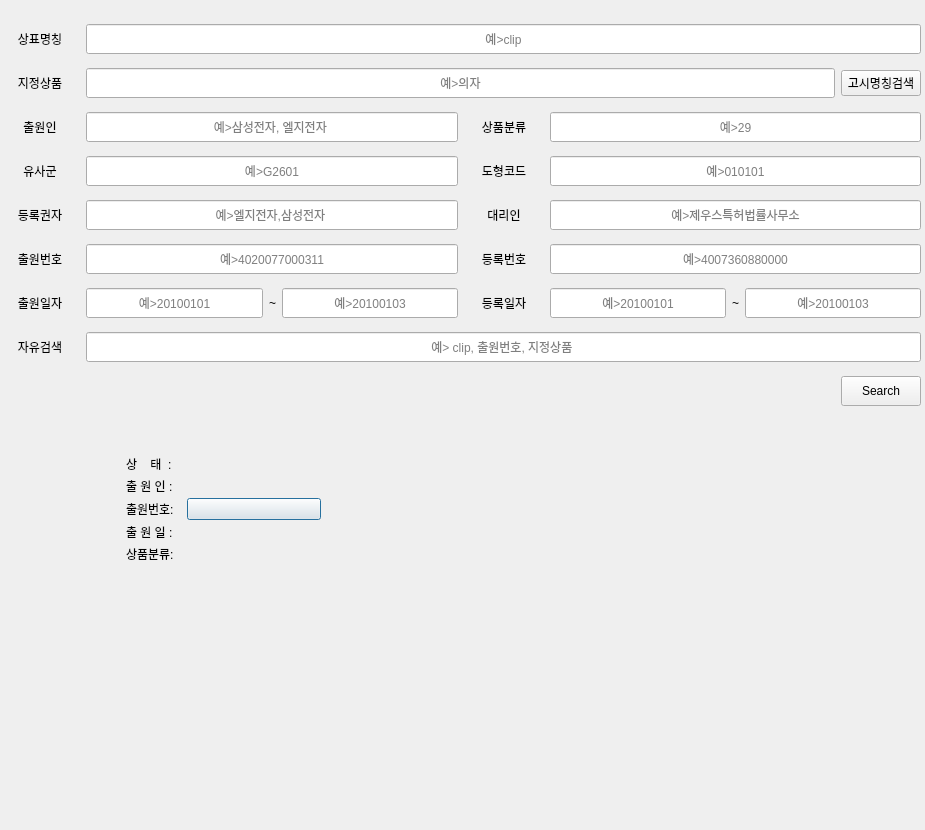
<?xml version="1.0" encoding="UTF-8"?>
<ui version="4.0">
 <class>Dialog</class>
 <widget class="QDialog" name="Dialog">
  <property name="geometry">
   <rect>
    <x>0</x>
    <y>0</y>
    <width>925</width>
    <height>830</height>
   </rect>
  </property>
  <property name="windowTitle">
   <string>Mark Search</string>
  </property>
  <widget class="QWidget" name="layoutWidget_10">
   <property name="geometry">
    <rect>
     <x>0</x>
     <y>430</y>
     <width>321</width>
     <height>135</height>
    </rect>
   </property>
   <layout class="QHBoxLayout" name="horizontalLayout_42">
    <item>
     <widget class="QLabel" name="lb_img">
      <property name="maximumSize">
       <size>
        <width>120</width>
        <height>120</height>
       </size>
      </property>
      <property name="text">
       <string/>
      </property>
     </widget>
    </item>
    <item>
     <layout class="QVBoxLayout" name="verticalLayout_3">
      <property name="spacing">
       <number>1</number>
      </property>
      <item>
       <layout class="QHBoxLayout" name="horizontalLayout_43">
        <item>
         <widget class="QLabel" name="lb_indexno">
          <property name="maximumSize">
           <size>
            <width>60</width>
            <height>16777215</height>
           </size>
          </property>
          <property name="text">
           <string/>
          </property>
          <property name="alignment">
           <set>Qt::AlignLeading|Qt::AlignLeft|Qt::AlignVCenter</set>
          </property>
         </widget>
        </item>
        <item>
         <widget class="QLabel" name="lb_title">
          <property name="text">
           <string/>
          </property>
          <property name="alignment">
           <set>Qt::AlignLeading|Qt::AlignLeft|Qt::AlignVCenter</set>
          </property>
         </widget>
        </item>
       </layout>
      </item>
      <item>
       <layout class="QHBoxLayout" name="horizontalLayout_48">
        <item>
         <widget class="QLabel" name="label_35">
          <property name="maximumSize">
           <size>
            <width>60</width>
            <height>16777215</height>
           </size>
          </property>
          <property name="text">
           <string>상    태  :</string>
          </property>
          <property name="alignment">
           <set>Qt::AlignLeading|Qt::AlignLeft|Qt::AlignVCenter</set>
          </property>
         </widget>
        </item>
        <item>
         <widget class="QLabel" name="lb_applicationstatus">
          <property name="text">
           <string/>
          </property>
         </widget>
        </item>
       </layout>
      </item>
      <item>
       <layout class="QHBoxLayout" name="horizontalLayout_44">
        <item>
         <widget class="QLabel" name="label_34">
          <property name="maximumSize">
           <size>
            <width>60</width>
            <height>16777215</height>
           </size>
          </property>
          <property name="text">
           <string>출 원 인 :</string>
          </property>
          <property name="alignment">
           <set>Qt::AlignLeading|Qt::AlignLeft|Qt::AlignVCenter</set>
          </property>
         </widget>
        </item>
        <item>
         <widget class="QLabel" name="lb_applicantName">
          <property name="text">
           <string/>
          </property>
         </widget>
        </item>
       </layout>
      </item>
      <item>
       <layout class="QHBoxLayout" name="horizontalLayout_45">
        <item>
         <widget class="QLabel" name="label_36">
          <property name="maximumSize">
           <size>
            <width>60</width>
            <height>16777215</height>
           </size>
          </property>
          <property name="text">
           <string>출원번호:</string>
          </property>
          <property name="alignment">
           <set>Qt::AlignLeading|Qt::AlignLeft|Qt::AlignVCenter</set>
          </property>
         </widget>
        </item>
        <item>
         <widget class="QPushButton" name="btn_applicationnumber">
          <property name="text">
           <string/>
          </property>
         </widget>
        </item>
       </layout>
      </item>
      <item>
       <layout class="QHBoxLayout" name="horizontalLayout_46">
        <item>
         <widget class="QLabel" name="label_40">
          <property name="maximumSize">
           <size>
            <width>60</width>
            <height>16777215</height>
           </size>
          </property>
          <property name="text">
           <string>출 원 일 :</string>
          </property>
          <property name="alignment">
           <set>Qt::AlignLeading|Qt::AlignLeft|Qt::AlignVCenter</set>
          </property>
         </widget>
        </item>
        <item>
         <widget class="QLabel" name="lb_applicationDate">
          <property name="text">
           <string/>
          </property>
         </widget>
        </item>
       </layout>
      </item>
      <item>
       <layout class="QHBoxLayout" name="horizontalLayout_47">
        <item>
         <widget class="QLabel" name="label_42">
          <property name="maximumSize">
           <size>
            <width>60</width>
            <height>16777215</height>
           </size>
          </property>
          <property name="text">
           <string>상품분류:</string>
          </property>
          <property name="alignment">
           <set>Qt::AlignLeading|Qt::AlignLeft|Qt::AlignVCenter</set>
          </property>
         </widget>
        </item>
        <item>
         <widget class="QLabel" name="lb_classificationCode">
          <property name="text">
           <string/>
          </property>
         </widget>
        </item>
       </layout>
      </item>
     </layout>
    </item>
   </layout>
  </widget>
  <widget class="QWidget" name="layoutWidget">
   <property name="geometry">
    <rect>
     <x>0</x>
     <y>16</y>
     <width>921</width>
     <height>400</height>
    </rect>
   </property>
   <layout class="QVBoxLayout" name="verticalLayout">
    <item>
     <layout class="QHBoxLayout" name="horizontalLayout_2">
      <item>
       <widget class="QLabel" name="label">
        <property name="minimumSize">
         <size>
          <width>80</width>
          <height>30</height>
         </size>
        </property>
        <property name="baseSize">
         <size>
          <width>0</width>
          <height>0</height>
         </size>
        </property>
        <property name="tabletTracking">
         <bool>false</bool>
        </property>
        <property name="text">
         <string>상표명칭</string>
        </property>
        <property name="alignment">
         <set>Qt::AlignCenter</set>
        </property>
        <property name="margin">
         <number>1</number>
        </property>
       </widget>
      </item>
      <item>
       <widget class="QLineEdit" name="le_trademarkName">
        <property name="minimumSize">
         <size>
          <width>30</width>
          <height>30</height>
         </size>
        </property>
        <property name="text">
         <string/>
        </property>
        <property name="alignment">
         <set>Qt::AlignCenter</set>
        </property>
        <property name="placeholderText">
         <string>예&gt;clip</string>
        </property>
       </widget>
      </item>
     </layout>
    </item>
    <item>
     <layout class="QHBoxLayout" name="horizontalLayout_4">
      <item>
       <widget class="QLabel" name="label_5">
        <property name="minimumSize">
         <size>
          <width>80</width>
          <height>30</height>
         </size>
        </property>
        <property name="baseSize">
         <size>
          <width>0</width>
          <height>0</height>
         </size>
        </property>
        <property name="tabletTracking">
         <bool>false</bool>
        </property>
        <property name="text">
         <string>지정상품</string>
        </property>
        <property name="alignment">
         <set>Qt::AlignCenter</set>
        </property>
       </widget>
      </item>
      <item>
       <widget class="QLineEdit" name="le_asignProduct">
        <property name="minimumSize">
         <size>
          <width>30</width>
          <height>30</height>
         </size>
        </property>
        <property name="alignment">
         <set>Qt::AlignCenter</set>
        </property>
        <property name="placeholderText">
         <string>예&gt;의자</string>
        </property>
       </widget>
      </item>
      <item>
       <widget class="QPushButton" name="btn_asignProduct">
        <property name="text">
         <string>고시명칭검색</string>
        </property>
       </widget>
      </item>
     </layout>
    </item>
    <item>
     <layout class="QHBoxLayout" name="horizontalLayout_15">
      <item>
       <layout class="QHBoxLayout" name="horizontalLayout_9">
        <item>
         <widget class="QLabel" name="label_12">
          <property name="minimumSize">
           <size>
            <width>80</width>
            <height>30</height>
           </size>
          </property>
          <property name="baseSize">
           <size>
            <width>0</width>
            <height>0</height>
           </size>
          </property>
          <property name="tabletTracking">
           <bool>false</bool>
          </property>
          <property name="text">
           <string>출원인</string>
          </property>
          <property name="alignment">
           <set>Qt::AlignCenter</set>
          </property>
         </widget>
        </item>
        <item>
         <widget class="QLineEdit" name="le_applicantName">
          <property name="minimumSize">
           <size>
            <width>30</width>
            <height>30</height>
           </size>
          </property>
          <property name="alignment">
           <set>Qt::AlignCenter</set>
          </property>
          <property name="placeholderText">
           <string>예&gt;삼성전자, 엘지전자 </string>
          </property>
         </widget>
        </item>
       </layout>
      </item>
      <item>
       <layout class="QHBoxLayout" name="horizontalLayout_3">
        <item>
         <widget class="QLabel" name="label_4">
          <property name="minimumSize">
           <size>
            <width>80</width>
            <height>30</height>
           </size>
          </property>
          <property name="baseSize">
           <size>
            <width>0</width>
            <height>0</height>
           </size>
          </property>
          <property name="tabletTracking">
           <bool>false</bool>
          </property>
          <property name="text">
           <string>상품분류</string>
          </property>
          <property name="alignment">
           <set>Qt::AlignCenter</set>
          </property>
         </widget>
        </item>
        <item>
         <widget class="QLineEdit" name="le_classification">
          <property name="minimumSize">
           <size>
            <width>30</width>
            <height>30</height>
           </size>
          </property>
          <property name="alignment">
           <set>Qt::AlignCenter</set>
          </property>
          <property name="placeholderText">
           <string>예&gt;29</string>
          </property>
         </widget>
        </item>
       </layout>
      </item>
     </layout>
    </item>
    <item>
     <layout class="QHBoxLayout" name="horizontalLayout_33">
      <item>
       <layout class="QHBoxLayout" name="horizontalLayout">
        <item>
         <widget class="QLabel" name="label_3">
          <property name="minimumSize">
           <size>
            <width>80</width>
            <height>30</height>
           </size>
          </property>
          <property name="baseSize">
           <size>
            <width>0</width>
            <height>0</height>
           </size>
          </property>
          <property name="tabletTracking">
           <bool>false</bool>
          </property>
          <property name="text">
           <string>유사군</string>
          </property>
          <property name="alignment">
           <set>Qt::AlignCenter</set>
          </property>
         </widget>
        </item>
        <item>
         <widget class="QLineEdit" name="le_similarityCode">
          <property name="minimumSize">
           <size>
            <width>30</width>
            <height>30</height>
           </size>
          </property>
          <property name="alignment">
           <set>Qt::AlignCenter</set>
          </property>
          <property name="placeholderText">
           <string>예&gt;G2601</string>
          </property>
         </widget>
        </item>
       </layout>
      </item>
      <item>
       <layout class="QHBoxLayout" name="horizontalLayout_35">
        <item>
         <widget class="QLabel" name="label_28">
          <property name="minimumSize">
           <size>
            <width>80</width>
            <height>30</height>
           </size>
          </property>
          <property name="baseSize">
           <size>
            <width>0</width>
            <height>0</height>
           </size>
          </property>
          <property name="tabletTracking">
           <bool>false</bool>
          </property>
          <property name="text">
           <string>도형코드</string>
          </property>
          <property name="alignment">
           <set>Qt::AlignCenter</set>
          </property>
         </widget>
        </item>
        <item>
         <widget class="QLineEdit" name="le_viennaCode">
          <property name="minimumSize">
           <size>
            <width>30</width>
            <height>30</height>
           </size>
          </property>
          <property name="alignment">
           <set>Qt::AlignCenter</set>
          </property>
          <property name="placeholderText">
           <string>예&gt;010101</string>
          </property>
         </widget>
        </item>
       </layout>
      </item>
     </layout>
    </item>
    <item>
     <layout class="QHBoxLayout" name="horizontalLayout_36">
      <item>
       <layout class="QHBoxLayout" name="horizontalLayout_11">
        <item>
         <widget class="QLabel" name="label_14">
          <property name="minimumSize">
           <size>
            <width>80</width>
            <height>30</height>
           </size>
          </property>
          <property name="baseSize">
           <size>
            <width>0</width>
            <height>0</height>
           </size>
          </property>
          <property name="tabletTracking">
           <bool>false</bool>
          </property>
          <property name="text">
           <string>등록권자</string>
          </property>
          <property name="alignment">
           <set>Qt::AlignCenter</set>
          </property>
         </widget>
        </item>
        <item>
         <widget class="QLineEdit" name="le_regPrivilegeName">
          <property name="minimumSize">
           <size>
            <width>30</width>
            <height>30</height>
           </size>
          </property>
          <property name="alignment">
           <set>Qt::AlignCenter</set>
          </property>
          <property name="placeholderText">
           <string>예&gt;엘지전자,삼성전자 </string>
          </property>
         </widget>
        </item>
       </layout>
      </item>
      <item>
       <layout class="QHBoxLayout" name="horizontalLayout_10">
        <item>
         <widget class="QLabel" name="label_13">
          <property name="minimumSize">
           <size>
            <width>80</width>
            <height>30</height>
           </size>
          </property>
          <property name="baseSize">
           <size>
            <width>0</width>
            <height>0</height>
           </size>
          </property>
          <property name="tabletTracking">
           <bool>false</bool>
          </property>
          <property name="text">
           <string>대리인</string>
          </property>
          <property name="alignment">
           <set>Qt::AlignCenter</set>
          </property>
         </widget>
        </item>
        <item>
         <widget class="QLineEdit" name="le_agentName">
          <property name="minimumSize">
           <size>
            <width>30</width>
            <height>30</height>
           </size>
          </property>
          <property name="alignment">
           <set>Qt::AlignCenter</set>
          </property>
          <property name="placeholderText">
           <string>예&gt;제우스특허법률사무소</string>
          </property>
         </widget>
        </item>
       </layout>
      </item>
     </layout>
    </item>
    <item>
     <layout class="QHBoxLayout" name="horizontalLayout_13">
      <item>
       <layout class="QHBoxLayout" name="horizontalLayout_5">
        <item>
         <widget class="QLabel" name="label_6">
          <property name="minimumSize">
           <size>
            <width>80</width>
            <height>30</height>
           </size>
          </property>
          <property name="baseSize">
           <size>
            <width>0</width>
            <height>0</height>
           </size>
          </property>
          <property name="tabletTracking">
           <bool>false</bool>
          </property>
          <property name="text">
           <string>출원번호</string>
          </property>
          <property name="alignment">
           <set>Qt::AlignCenter</set>
          </property>
         </widget>
        </item>
        <item>
         <widget class="QLineEdit" name="le_applicationNumber">
          <property name="minimumSize">
           <size>
            <width>30</width>
            <height>30</height>
           </size>
          </property>
          <property name="alignment">
           <set>Qt::AlignCenter</set>
          </property>
          <property name="placeholderText">
           <string>예&gt;4020077000311</string>
          </property>
         </widget>
        </item>
       </layout>
      </item>
      <item>
       <layout class="QHBoxLayout" name="horizontalLayout_6">
        <item>
         <widget class="QLabel" name="label_7">
          <property name="minimumSize">
           <size>
            <width>80</width>
            <height>30</height>
           </size>
          </property>
          <property name="baseSize">
           <size>
            <width>0</width>
            <height>0</height>
           </size>
          </property>
          <property name="tabletTracking">
           <bool>false</bool>
          </property>
          <property name="text">
           <string>등록번호</string>
          </property>
          <property name="alignment">
           <set>Qt::AlignCenter</set>
          </property>
         </widget>
        </item>
        <item>
         <widget class="QLineEdit" name="le_registerNumber">
          <property name="minimumSize">
           <size>
            <width>30</width>
            <height>30</height>
           </size>
          </property>
          <property name="alignment">
           <set>Qt::AlignCenter</set>
          </property>
          <property name="placeholderText">
           <string>예&gt;4007360880000</string>
          </property>
         </widget>
        </item>
       </layout>
      </item>
     </layout>
    </item>
    <item>
     <layout class="QHBoxLayout" name="horizontalLayout_14">
      <item>
       <layout class="QHBoxLayout" name="horizontalLayout_7">
        <item>
         <widget class="QLabel" name="label_8">
          <property name="minimumSize">
           <size>
            <width>80</width>
            <height>30</height>
           </size>
          </property>
          <property name="baseSize">
           <size>
            <width>0</width>
            <height>0</height>
           </size>
          </property>
          <property name="tabletTracking">
           <bool>false</bool>
          </property>
          <property name="text">
           <string>출원일자</string>
          </property>
          <property name="alignment">
           <set>Qt::AlignCenter</set>
          </property>
         </widget>
        </item>
        <item>
         <widget class="QLineEdit" name="le_left_applicationDate">
          <property name="minimumSize">
           <size>
            <width>30</width>
            <height>30</height>
           </size>
          </property>
          <property name="text">
           <string/>
          </property>
          <property name="alignment">
           <set>Qt::AlignCenter</set>
          </property>
          <property name="placeholderText">
           <string>예&gt;20100101</string>
          </property>
         </widget>
        </item>
        <item>
         <widget class="QLabel" name="label_2">
          <property name="text">
           <string>~</string>
          </property>
         </widget>
        </item>
        <item>
         <widget class="QLineEdit" name="le_right_applicationDate">
          <property name="minimumSize">
           <size>
            <width>30</width>
            <height>30</height>
           </size>
          </property>
          <property name="text">
           <string/>
          </property>
          <property name="alignment">
           <set>Qt::AlignCenter</set>
          </property>
          <property name="placeholderText">
           <string>예&gt;20100103</string>
          </property>
         </widget>
        </item>
       </layout>
      </item>
      <item>
       <layout class="QHBoxLayout" name="horizontalLayout_8">
        <item>
         <widget class="QLabel" name="label_9">
          <property name="minimumSize">
           <size>
            <width>80</width>
            <height>30</height>
           </size>
          </property>
          <property name="baseSize">
           <size>
            <width>0</width>
            <height>0</height>
           </size>
          </property>
          <property name="tabletTracking">
           <bool>false</bool>
          </property>
          <property name="text">
           <string>등록일자</string>
          </property>
          <property name="alignment">
           <set>Qt::AlignCenter</set>
          </property>
         </widget>
        </item>
        <item>
         <widget class="QLineEdit" name="le_left_registerDate">
          <property name="minimumSize">
           <size>
            <width>30</width>
            <height>30</height>
           </size>
          </property>
          <property name="text">
           <string/>
          </property>
          <property name="alignment">
           <set>Qt::AlignCenter</set>
          </property>
          <property name="placeholderText">
           <string>예&gt;20100101</string>
          </property>
         </widget>
        </item>
        <item>
         <widget class="QLabel" name="label_10">
          <property name="text">
           <string>~</string>
          </property>
         </widget>
        </item>
        <item>
         <widget class="QLineEdit" name="le_right_registerDate">
          <property name="minimumSize">
           <size>
            <width>30</width>
            <height>30</height>
           </size>
          </property>
          <property name="text">
           <string/>
          </property>
          <property name="alignment">
           <set>Qt::AlignCenter</set>
          </property>
          <property name="placeholderText">
           <string>예&gt;20100103</string>
          </property>
         </widget>
        </item>
       </layout>
      </item>
     </layout>
    </item>
    <item>
     <layout class="QHBoxLayout" name="horizontalLayout_34">
      <item>
       <widget class="QLabel" name="label_27">
        <property name="minimumSize">
         <size>
          <width>80</width>
          <height>30</height>
         </size>
        </property>
        <property name="baseSize">
         <size>
          <width>0</width>
          <height>0</height>
         </size>
        </property>
        <property name="tabletTracking">
         <bool>false</bool>
        </property>
        <property name="text">
         <string>자유검색</string>
        </property>
        <property name="alignment">
         <set>Qt::AlignCenter</set>
        </property>
       </widget>
      </item>
      <item>
       <widget class="QLineEdit" name="le_freeSearch">
        <property name="minimumSize">
         <size>
          <width>30</width>
          <height>30</height>
         </size>
        </property>
        <property name="alignment">
         <set>Qt::AlignCenter</set>
        </property>
        <property name="placeholderText">
         <string>예&gt; clip, 출원번호, 지정상품 </string>
        </property>
       </widget>
      </item>
     </layout>
    </item>
    <item>
     <layout class="QHBoxLayout" name="horizontalLayout_16">
      <item>
       <spacer name="horizontalSpacer">
        <property name="orientation">
         <enum>Qt::Horizontal</enum>
        </property>
        <property name="sizeHint" stdset="0">
         <size>
          <width>348</width>
          <height>20</height>
         </size>
        </property>
       </spacer>
      </item>
      <item>
       <widget class="QPushButton" name="btn_search">
        <property name="minimumSize">
         <size>
          <width>0</width>
          <height>30</height>
         </size>
        </property>
        <property name="text">
         <string>Search</string>
        </property>
       </widget>
      </item>
     </layout>
    </item>
   </layout>
  </widget>
 </widget>
 <resources/>
 <connections>
  <connection>
   <sender>btn_search</sender>
   <signal>clicked()</signal>
   <receiver>Dialog</receiver>
   <slot>advanced_search()</slot>
   <hints>
    <hint type="sourcelabel">
     <x>873</x>
     <y>398</y>
    </hint>
    <hint type="destinationlabel">
     <x>877</x>
     <y>446</y>
    </hint>
   </hints>
  </connection>
  <connection>
   <sender>btn_asignProduct</sender>
   <signal>clicked()</signal>
   <receiver>Dialog</receiver>
   <slot>trademark_asignProduct_searchInfo()</slot>
   <hints>
    <hint type="sourcelabel">
     <x>853</x>
     <y>79</y>
    </hint>
    <hint type="destinationlabel">
     <x>870</x>
     <y>104</y>
    </hint>
   </hints>
  </connection>
  <connection>
   <sender>btn_applicationnumber</sender>
   <signal>clicked()</signal>
   <receiver>Dialog</receiver>
   <slot>applicationnumber_search_info()</slot>
   <hints>
    <hint type="sourcelabel">
     <x>288</x>
     <y>510</y>
    </hint>
    <hint type="destinationlabel">
     <x>335</x>
     <y>513</y>
    </hint>
   </hints>
  </connection>
 </connections>
 <slots>
  <slot>trademark_asignProduct_searchInfo()</slot>
  <slot>advanced_search()</slot>
  <slot>applicationnumber_search_info()</slot>
 </slots>
</ui>
